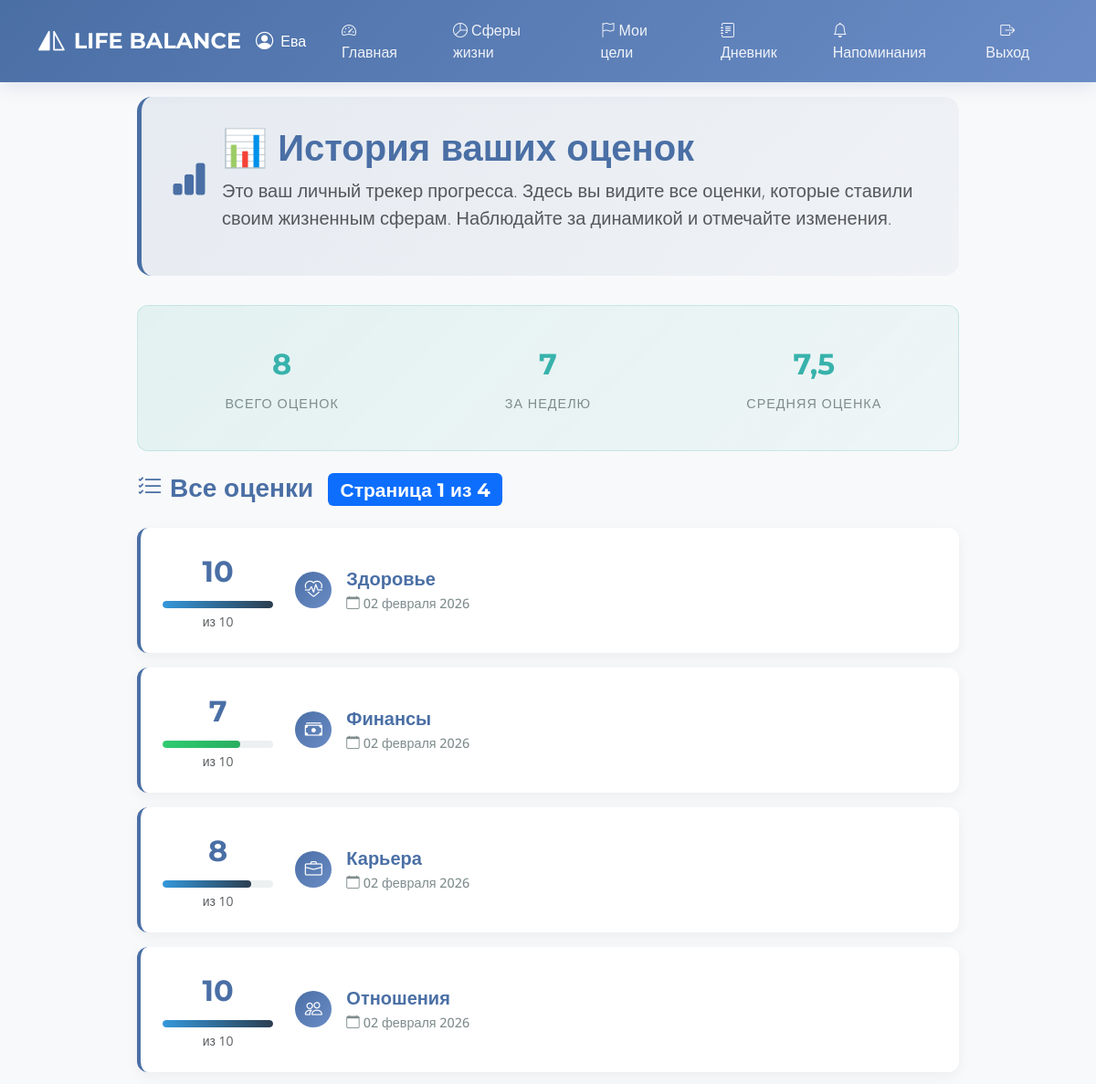
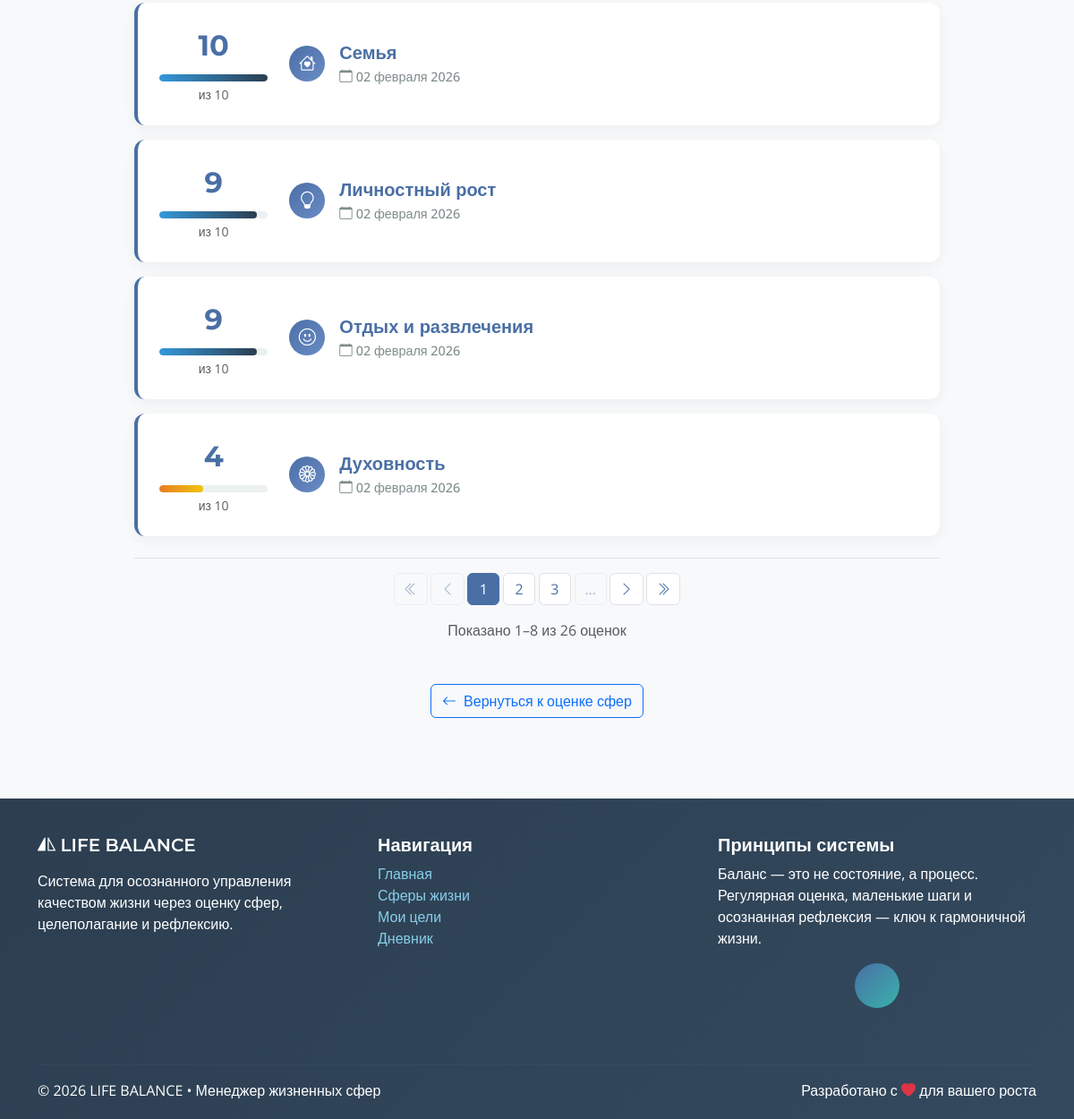
The page /assessments/ (signed in) on the database its author committed (2 pictures, top to bottom).
### lifemanager/models.py (models this page shows, shortened)
class User(AbstractBaseUser):
    id = models.UUIDField(primary_key=True, default=uuid.uuid4, editable=False)
    name = models.CharField(max_length=100, null=False, blank=False)
    email = models.EmailField(max_length=255, unique=True, null=False, blank=False)
    created_at = models.DateTimeField(auto_now_add=True)
    is_active = models.BooleanField(default=True)
    is_admin = models.BooleanField(default=False)
    objects = UserManager()
    USERNAME_FIELD = 'email'
    REQUIRED_FIELDS = ['name']

class SphereAssessment(models.Model):
    id = models.UUIDField(primary_key=True, default=uuid.uuid4, editable=False)
    value = models.PositiveSmallIntegerField(
        validators=[MinValueValidator(1), MaxValueValidator(10)],
        null=False,
        blank=False
    )
    date = models.DateField(null=False, blank=False)
    user = models.ForeignKey(User, on_delete=models.CASCADE)
    sphere = models.ForeignKey(LifeSphere, on_delete=models.CASCADE)
    class Meta:
        verbose_name = "Оценка сферы"
        verbose_name_plural = "Оценки сфер"
    def __str__(self):
        return f"{self.user.name} — {self.sphere.title}: {self.value}"

class LifeSphere(models.Model):
    id = models.UUIDField(primary_key=True, default=uuid.uuid4, editable=False)
    title = models.CharField(max_length=50, unique=True, null=False, blank=False)
    description = models.TextField(null=True, blank=True)

### lifemanager/views.py (the view)
# urls.py: path('assessments/', views.assessment_history, name='assessment_history'),
@login_required
def assessment_history(request):
    assessments = SphereAssessment.objects.filter(
        user=request.user
    ).select_related('sphere').order_by('-date')
    total_count = assessments.count()
    week_ago = timezone.now().date() - timedelta(days=7)
    last_week_count = assessments.filter(date__gte=week_ago).count()
    avg_result = assessments.aggregate(avg=Avg('value'))
    average_score = round(avg_result['avg'], 1) if avg_result['avg'] else 0
    paginator = Paginator(assessments, 8)
    page_number = request.GET.get('page')
    try:
        page_obj = paginator.get_page(page_number)
    except (PageNotAnInteger, EmptyPage):
        page_obj = paginator.get_page(1)
    return render(request, 'spheres/assessment_history.html', {
        'assessments': page_obj.object_list,  # Только оценки текущей страницы
        'page_obj': page_obj,                 # Для пагинации
        'total_count': total_count,
        'last_week_count': last_week_count,
        'average_score': average_score,
    })

### lifemanager/templates/spheres/assessment_history.html (shortened to what this page needs)
{% extends 'base.html' %}
{% block content %}
<div class="history-container fade-in">
    <div class="history-header">
        <div class="d-flex align-items-center mb-3">
            <div class="me-3">
                <i class="bi bi-bar-chart-fill" style="font-size: 2.5rem; color: var(--primary);"></i>
            </div>
            <div>
                <h1 class="display-6 fw-bold mb-2" style="color: var(--primary);">📊 История ваших оценок</h1>
                <p class="lead mb-0 text-muted">
                    Это ваш личный трекер прогресса. Здесь вы видите все оценки, которые ставили своим жизненным сферам.
                    Наблюдайте за динамикой и отмечайте изменения.
                </p>
            </div>
        </div>
    </div>
    {% if assessments %}
        <div class="stats-card">
            <div class="row text-center">
                <div class="col-md-4">
                    <div class="stat-item">
                        <div class="stat-value">{{ assessments|length }}</div>
                        <div class="stat-label">Всего оценок</div>
                    </div>
                </div>
                <div class="col-md-4">
                    <div class="stat-item">
                        {% with last_week_count=assessments|slice:":7"|length %}
                        <div class="stat-value">{{ last_week_count }}</div>
                        {% endwith %}
                        <div class="stat-label">За неделю</div>
                    </div>
                </div>
                <div class="col-md-4">
                    <div class="stat-item">
                        <div class="stat-value">{{ average_score }}</div>
                        <div class="stat-label">Средняя оценка</div>
                    </div>
                </div>
            </div>
        </div>
<div class="mt-4">
    <h3 class="mb-4" style="color: var(--primary);">
        <i class="bi bi-list-check me-2"></i>Все оценки
        {% if page_obj.paginator.num_pages > 1 %}
        <span class="badge bg-primary ms-2">Страница {{ page_obj.number }} из {{ page_obj.paginator.num_pages }}</span>
        {% endif %}
    </h3>
    {% for assessment in assessments %}
    <div class="assessment-card">
        <div class="row align-items-center">
            <div class="col-md-2">
                <div class="d-flex flex-column align-items-center">
                    <div class="assessment-score">
                        {{ assessment.value }}
                    </div>
                    <div class="score-indicator">
                        <div class="score-fill" style="width: {% widthratio assessment.value 10 100 %}%;
                            background:
                            {% if assessment.value <= 3 %}
                                linear-gradient(90deg, #e74c3c, #e67e22)
                            {% elif assessment.value <= 5 %}
                                linear-gradient(90deg, #e67e22, #f1c40f)
                            {% elif assessment.value <= 7 %}
                                linear-gradient(90deg, #2ecc71, #27ae60)
                            {% else %}
                                linear-gradient(90deg, #3498db, #2c3e50)
                            {% endif %};">
                        </div>
                    </div>
                    <small class="text-muted mt-1">из 10</small>
                </div>
            </div>
            <div class="col-md-10">
                <div class="d-flex align-items-center">
                    <div class="sphere-icon-small" style="background: linear-gradient(135deg, var(--primary) 0%, var(--primary-light) 100%);">
                        {% if assessment.sphere.title == "Здоровье" %}
                            <i class="bi bi-heart-pulse"></i>
                        {% elif assessment.sphere.title == "Финансы" %}
                            <i class="bi bi-cash-stack"></i>
                        {% elif assessment.sphere.title == "Карьера" %}
                            <i class="bi bi-briefcase"></i>
                        {% elif assessment.sphere.title == "Отношения" %}
                            <i class="bi bi-people"></i>
                        {% elif assessment.sphere.title == "Семья" %}
                            <i class="bi bi-house-heart"></i>
                        {% elif assessment.sphere.title == "Личностный рост" %}
                            <i class="bi bi-lightbulb"></i>
                        {% elif assessment.sphere.title == "Духовность" %}
                            <i class="bi bi-flower1"></i>
                        {% elif assessment.sphere.title == "Отдых и развлечения" %}
                            <i class="bi bi-emoji-smile"></i>
                        {% else %}
                            <i class="bi bi-circle"></i>
                        {% endif %}
                    </div>
                    <div class="flex-grow-1">
                        <h5 class="mb-1" style="color: var(--primary);">{{ assessment.sphere.title }}</h5>
                        <div class="assessment-date">
                            <i class="bi bi-calendar me-1"></i>{{ assessment.date|date:"d E Y" }}
                        </div>
                    </div>
                </div>
            </div>
        </div>
    </div>
    {% endfor %}
    {% if page_obj.paginator.num_pages > 1 %}
    <div class="pagination-container mt-4 pt-3 border-top">
        <nav aria-label="Навигация по страницам">
            <ul class="pagination justify-content-center">
                {% if page_obj.has_previous %}
                <li class="page-item">
                    <a class="page-link" href="?page=1" aria-label="Первая">
                        <i class="bi bi-chevron-double-left"></i>
                    </a>
                </li>
                <li class="page-item">
                    <a class="page-link" href="?page={{ page_obj.previous_page_number }}" aria-label="Предыдущая">
                        <i class="bi bi-chevron-left"></i>
                    </a>
                </li>
                {% else %}
                <li class="page-item disabled">
                    <span class="page-link"><i class="bi bi-chevron-double-left"></i></span>
                </li>
                <li class="page-item disabled">
                    <span class="page-link"><i class="bi bi-chevron-left"></i></span>
                </li>
                {% endif %}
                {% for num in page_obj.paginator.page_range %}
                    {% if num == page_obj.number %}
                    <li class="page-item active">
                        <span class="page-link">{{ num }}</span>
                    </li>
                    {% elif num > page_obj.number|add:'-3' and num < page_obj.number|add:'3' %}
                    <li class="page-item">
                        <a class="page-link" href="?page={{ num }}">{{ num }}</a>
                    </li>
                    {% elif num == page_obj.number|add:'-3' or num == page_obj.number|add:'3' %}
                    <li class="page-item disabled">
                        <span class="page-link">...</span>
                    </li>
                    {% endif %}
                {% endfor %}
                {% if page_obj.has_next %}
                <li class="page-item">
                    <a class="page-link" href="?page={{ page_obj.next_page_number }}" aria-label="Следующая">
                        <i class="bi bi-chevron-right"></i>
                    </a>
                </li>
                <li class="page-item">
                    <a class="page-link" href="?page={{ page_obj.paginator.num_pages }}" aria-label="Последняя">
                        <i class="bi bi-chevron-double-right"></i>
                    </a>
                </li>
                {% endif %}
            </ul>
            <div class="text-center text-muted mt-2">
                Показано {{ page_obj.start_index }}–{{ page_obj.end_index }} из {{ total_count }} оценок
            </div>
        </nav>
    </div>
    {% endif %}
</div>
    {% endif %}
    <div class="text-center mt-5">
        <a href="{% url 'sphere_list' %}" class="btn btn-outline-primary">
            <i class="bi bi-arrow-left me-2"></i>Вернуться к оценке сфер
        </a>
    </div>
</div>
{% endblock %}

### lifemanager/templates/base.html (shortened to what this page needs)
{% load json_extras %}
{% load static %}
<!DOCTYPE html>
<html lang="ru">
<head>
    <link href="https://cdn.jsdelivr.net/npm/bootstrap@5.3.0/dist/css/bootstrap.min.css" rel="stylesheet">
    <link rel="stylesheet" href="https://cdn.jsdelivr.net/npm/bootstrap-icons@1.10.0/font/bootstrap-icons.css">
</head>
<body>
    <nav class="navbar navbar-expand-lg navbar-dark fixed-top">
        <div class="container">
            <a class="navbar-brand" href="{% url 'dashboard' %}">
                <i class="bi bi-symmetry-vertical"></i>
                LIFE BALANCE
            </a>
            <div class="collapse navbar-collapse" id="navbarNav">
                <ul class="navbar-nav ms-auto">
                    {% if user.is_authenticated %}
                        <li class="nav-item d-flex align-items-center">
                            <a href="{% url 'profile' %}" class="user-greeting text-decoration-none" style="color: white;">
                                <i class="bi bi-person-circle"></i>
                                {{ user.name }}
                            </a>
                        </li>
                        <li class="nav-item">
                            <a class="nav-link {% if request.resolver_match.url_name == 'dashboard' %}active{% endif %}" href="{% url 'dashboard' %}">
                                <i class="bi bi-speedometer2"></i> Главная
                            </a>
                        </li>
                        <li class="nav-item">
                            <a class="nav-link {% if request.resolver_match.url_name == 'sphere_list' %}active{% endif %}" href="{% url 'sphere_list' %}">
                                <i class="bi bi-pie-chart"></i> Сферы жизни
                            </a>
                        </li>
                        <li class="nav-item">
                            <a class="nav-link {% if request.resolver_match.url_name == 'goal_list' %}active{% endif %}" href="{% url 'goal_list' %}">
                                <i class="bi bi-flag"></i> Мои цели
                            </a>
                        </li>
                        <li class="nav-item">
                            <a class="nav-link {% if request.resolver_match.url_name == 'diary_list' %}active{% endif %}" href="{% url 'diary_list' %}">
                                <i class="bi bi-journal-text"></i> Дневник
                            </a>
                        </li>
                        <li class="nav-item">
                            <a class="nav-link {% if request.resolver_match.url_name == 'reminder_list' %}active{% endif %}" href="{% url 'reminder_list' %}">
                                <i class="bi bi-bell"></i> Напоминания
                            </a>
                         </li>
                        <li class="nav-item">
                            <a class="nav-link btn btn-outline-light btn-sm ms-2" href="{% url 'logout' %}">
                                <i class="bi bi-box-arrow-right"></i> Выход
                            </a>
                        </li>
                    {% endif %}
                </ul>
            </div>
        </div>
    </nav>
    <main class="main-container">
        <div class="container fade-in">
            {% block content %}{% endblock %}
        </div>
    </main>
    <footer class="footer">
        <div class="container">
            <div class="row">
                <div class="col-md-4 mb-4">
                    <h5><i class="bi bi-symmetry-vertical"></i> LIFE BALANCE</h5>
                    <p class="mt-3">Система для осознанного управления качеством жизни через оценку сфер, целеполагание и рефлексию.</p>
                </div>
                <div class="col-md-4 mb-4">
                    <h5>Навигация</h5>
                    <ul class="list-unstyled">
                        <li><a href="{% url 'dashboard' %}">Главная</a></li>
                        <li><a href="{% url 'sphere_list' %}">Сферы жизни</a></li>
                        <li><a href="{% url 'goal_list' %}">Мои цели</a></li>
                        <li><a href="{% url 'diary_list' %}">Дневник</a></li>
                    </ul>
                </div>
                <div class="col-md-4 mb-4">
                    <h5>Принципы системы</h5>
                    <p>Баланс — это не состояние, а процесс. Регулярная оценка, маленькие шаги и осознанная рефлексия — ключ к гармоничной жизни.</p>
                    <div class="balance-icon">
                    </div>
                </div>
            </div>
            <hr class="mt-4 mb-3" style="border-color: rgba(255,255,255,0.1);">
            <div class="row">
                <div class="col-md-6">
                    <p class="mb-0">&copy; {% now "Y" %} LIFE BALANCE • Менеджер жизненных сфер</p>
                </div>
                <div class="col-md-6 text-md-end">
                    <p class="mb-0">Разработано с <i class="bi bi-heart-fill text-danger"></i> для вашего роста</p>
                </div>
            </div>
        </div>
    </footer>
</body>
</html>

### rows shown on the page
User: name "Ева"
SphereAssessment: value "10", sphere "Здоровье", date "02 февраля 2026"
SphereAssessment: value "7", sphere "Финансы", date "02 февраля 2026"
SphereAssessment: value "8", sphere "Карьера", date "02 февраля 2026"
SphereAssessment: value "10", sphere "Отношения", date "02 февраля 2026"
SphereAssessment: value "10", sphere "Семья", date "02 февраля 2026"
SphereAssessment: value "9", sphere "Личностный рост", date "02 февраля 2026"
SphereAssessment: value "9", sphere "Отдых и развлечения", date "02 февраля 2026"
SphereAssessment: value "4", sphere "Духовность", date "02 февраля 2026"

### other values the page prints
{{ assessments|length }} "8"
{{ last_week_count }} "7"
{{ average_score }} "7,5"
{{ page_obj.number }} "1"
{{ page_obj.paginator.num_pages }} "4"
{{ num }} "1"
{{ num }} "2" "3"
{{ page_obj.start_index }} "1"
{{ page_obj.end_index }} "8"
{{ total_count }} "26"
